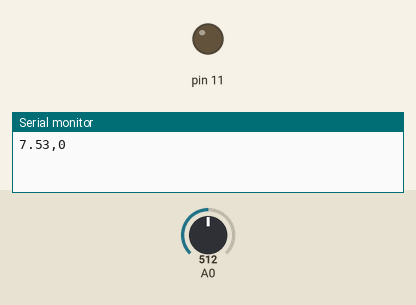
Simulated run of this sketch. Board: Arduino Mega 2560, built with avr-gcc and run on an emulated ATmega2560. Parts: output pins drawn as LEDs (lit = HIGH), the last lines printed to the serial monitor. The test bench sets the inputs (shaded band); at power-on: A0 = 512.

Above: at 0.05 s.
At 6.49 s:
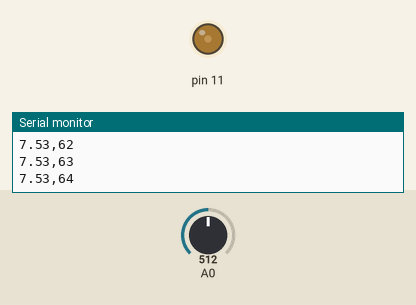
At 19.98 s:
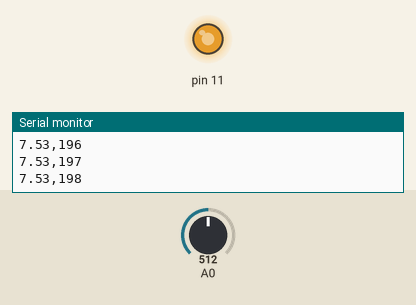
At 39.93 s:
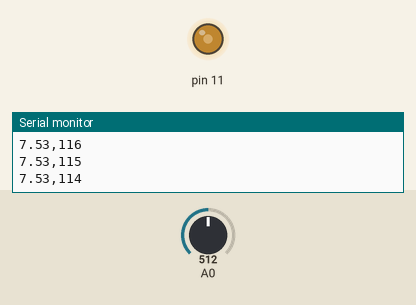
Timing chart, 0 to 40.0 s (numbered marks = the images above):
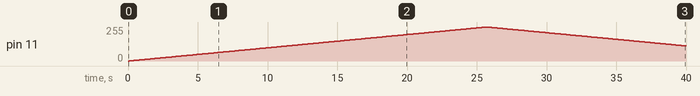

The sketch:

DC_FAN_PWM_TEST.ino
```cpp
/*
 * Test of generating 0-10V analog signal using PWM
 * from pin D11 fed into low pass filter
 * R = 3.8k C = 1uF
 * Output from LP filter connected to pin A0
*/


#include <Controllino.h>

void setup() {
  // put your setup code here, to run once:

  pinMode(CONTROLLINO_D9, OUTPUT);
  pinMode(CONTROLLINO_A0, INPUT);


  Serial.begin(9600);


}


float volts;
int analog_val;
void loop() {
  // put your main code here, to run repeatedly:


  for(int i=0; i<255 ; i++){
    read_and_print(i);
    delay(100);
  }

  for(int i=255; i>0 ; i--){
    read_and_print(i);
    delay(100);
  }


}

void read_and_print(int i){
  analogWrite(CONTROLLINO_D9, i);
  analog_val = ( analogRead(CONTROLLINO_A0)) ;
  volts      = (float(analog_val) / 68);
  Serial.print(volts);
  Serial.print(",");
  Serial.println(i);
}
```

Measured:
- by itself, pin 11: rises from 0/255 to 255/255 in 25.6 s, then falls to 113/255 in 14.3 s
